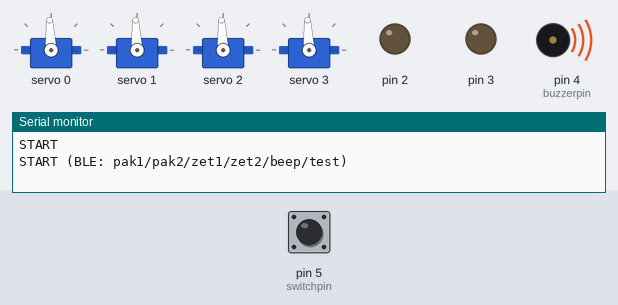
Simulated run of this sketch. Board: Arduino Uno, built with avr-gcc and run on an emulated ATmega328P. On the bench: 4 × servo, output pins drawn as LEDs (lit = HIGH), buzzer (waves = sounding, pin HIGH), the last lines printed to the serial monitor. Inputs (shaded band) come from the test bench; at power-on: pin 5 (switchpin) HIGH. Nothing arrives over Bluetooth unless stated; a phone connects over Bluetooth LE 3 s after start.

Above: at 1.9 s.
2.0 s: pin 5 (switchpin) pulled LOW for 0.15 s
At 4.6 s:
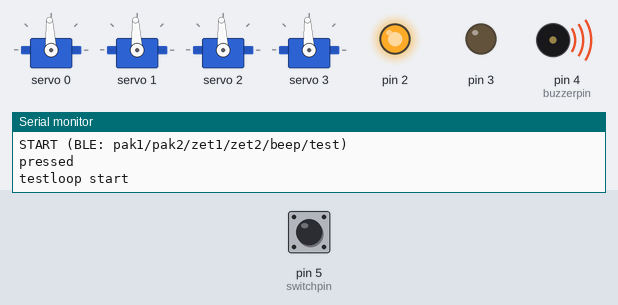
At 7.9 s:
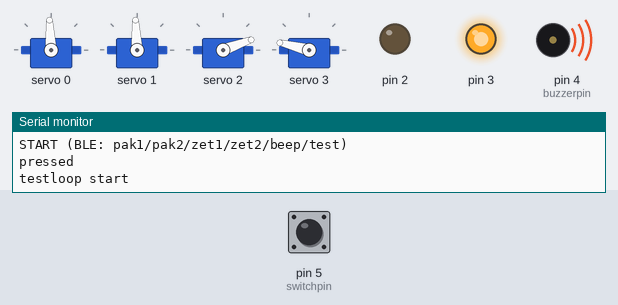
11.1 s: pin 5 (switchpin) pulled LOW for 1 s
At 16.6 s:
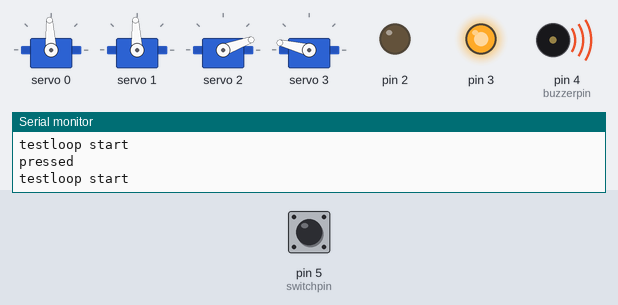
Timing chart, 0 to 21.1 s (numbered marks = the images above; inputs shaded):
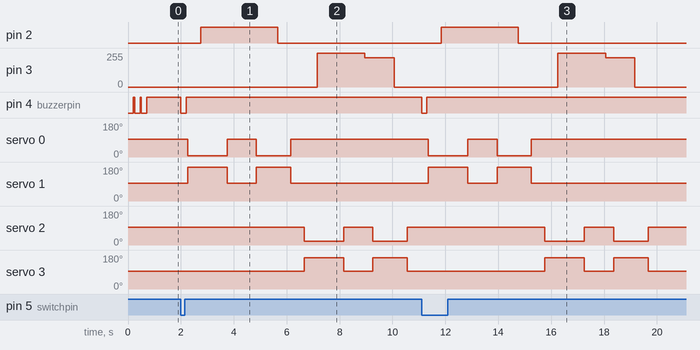

The sketch:

pakker24ghz-receiver-v2.ino
```cpp
#include <Arduino.h>
#include <ArduinoBLE.h>

#include <Adafruit_PWMServoDriver.h>
#define buzzerpin 4
#define switchpin 5


const byte address[6] = "00002";

const int SERVOMIN = 120; // this is the 'minimum' pulse length count (out of 4096)
const int SERVOMAX = 620; // this is the 'maximum' pulse length count (out of 4096)
const int SERVO_MIDDLE = (SERVOMAX-SERVOMIN)/2+SERVOMIN;
const int PULSES_DOWN_ARM1 = 220;
const int PULSES_DOWN_ARM2 = 185;
const int TIMEOUT_MAGNET = 20000;

const int MAGNET_OFF = 0;
const int MAGNET_ON = 255;
const int MAGNET_HOLD = 220;

const char* DEVICE_NAME = "NanoESP32-Pakker";
BLEService service("6E400001-B5A3-F393-E0A9-E50E24DCCA9E"); // NUS-achtig
BLEStringCharacteristic rxChar(
  "6E400002-B5A3-F393-E0A9-E50E24DCCA9E",
  BLEWrite | BLEWriteWithoutResponse,
  32
);


Adafruit_PWMServoDriver pwm= Adafruit_PWMServoDriver(0x40);

// BLE/Timing helpers to keep BLE responsive during long actions
volatile bool busy = false;

void shortDelay(unsigned long ms){
  unsigned long end = millis() + ms;
  while ((long)(end - millis()) > 0) {
    BLE.poll();
    delay(1);
  }
}

void setup() {
  Serial.begin(9600);

  pinMode(2, OUTPUT);
  pinMode(3, OUTPUT);
  pinMode(4, OUTPUT);

  pinMode(buzzerpin , OUTPUT);
  pinMode(switchpin , INPUT_PULLUP);

  analogWrite(2, MAGNET_OFF);
  analogWrite(3, MAGNET_OFF);


  // TCCR2B = TCCR2B & B11111000 | B00000001; // for PWM frequency of 31372.55 Hz, avoind zooming of the magnet

  pwm.begin();
  pwm.setPWMFreq(60);  // Analog servos run at ~60 Hz updates
  pwm.setPWM(0, 0, SERVO_MIDDLE );
  pwm.setPWM(1, 0, SERVO_MIDDLE );
  pwm.setPWM(2, 0, SERVO_MIDDLE );
  pwm.setPWM(3, 0, SERVO_MIDDLE );

  analogWrite(2, MAGNET_OFF);
  Serial.println("START");

    // --- BLE init (ArduinoBLE) ---
  if (!BLE.begin()) {
    Serial.println("BLE init failed"); while (1) { delay(1000); }
  }
  BLE.setLocalName(DEVICE_NAME);
  BLE.setAdvertisedService(service);
  service.addCharacteristic(rxChar);
  BLE.addService(service);
  BLE.advertise();

  startBeep();
  Serial.println("START (BLE: pak1/pak2/zet1/zet2/beep/test)");


}

void handleCommand(const String& in) {
  String s = in;
  s.trim(); s.toLowerCase();
  Serial.print("BLE cmd: "); Serial.println(s);

  // Prevent overlapping long actions
  bool isAction = (s == "pak1" || s == "pak2" || s == "zet1" || s == "zet2" || s == "test");
  if (busy && isAction) {
    Serial.println("busy, ignoring: " + s);
    return;
  }

  if (s == "pak1")      { busy = true; pak1(); busy = false; }
  else if (s == "pak2") { busy = true; pak2(); busy = false; }
  else if (s == "zet1") { busy = true; zet1(); busy = false; }
  else if (s == "zet2") { busy = true; zet2(); busy = false; }
  else if (s == "beep") beep();
  else if (s == "connected") connectedBeep();
  else if (s == "test") { busy = true; testloop(); busy = false; }
}


unsigned long lastGrapTime1 = 0;
unsigned long lastGrapTime2 = 0;
unsigned long currentTime = 0;

boolean oldButtonState = true;


void loop() {
  boolean buttonState = digitalRead(switchpin);
  if (!buttonState &&  oldButtonState){
    Serial.println("pressed");
    beep();
    testloop();
  }
  oldButtonState = buttonState;


  currentTime =millis();
  if (lastGrapTime1!=-1 && (currentTime-lastGrapTime1)>TIMEOUT_MAGNET){
    // drop piece
    analogWrite(2, MAGNET_OFF);
    lastGrapTime1 = -1;
  }
  if (lastGrapTime2!=-1 && (currentTime-lastGrapTime2)>TIMEOUT_MAGNET){
    // drop piece
    analogWrite(3, MAGNET_OFF);
    lastGrapTime2 = -1;
  }


  // Verbindingen afhandelen (ArduinoBLE pattern)
  BLEDevice central = BLE.central();

  // Wachten op writes: wanneer de central iets naar rxChar schrijft:
  if (rxChar.written()) {
    handleCommand(rxChar.value());   // rxChar.value() geeft String
  }
}


void pak1(){
       pwm.setPWM(0, 0, SERVO_MIDDLE - PULSES_DOWN_ARM1 );
       pwm.setPWM(1, 0, SERVO_MIDDLE + PULSES_DOWN_ARM1 );
       shortDelay(500);// was 200
       analogWrite(2, MAGNET_ON);
       shortDelay(1000);// was 400
       pwm.setPWM(0, 0, SERVO_MIDDLE);
       pwm.setPWM(1, 0, SERVO_MIDDLE);
       shortDelay(800);// was 200
       analogWrite(2, MAGNET_HOLD);
       lastGrapTime1 = millis();
}

void pak2(){
       pwm.setPWM(2, 0, SERVO_MIDDLE - PULSES_DOWN_ARM2 );
       pwm.setPWM(3, 0, SERVO_MIDDLE + PULSES_DOWN_ARM2 );
       shortDelay(500);
       analogWrite(3, MAGNET_ON);
       shortDelay(1000);
       pwm.setPWM(2, 0, SERVO_MIDDLE);
       pwm.setPWM(3, 0, SERVO_MIDDLE);
       shortDelay(800);
       analogWrite(3, MAGNET_HOLD);
       lastGrapTime2 = millis();
}

void zet1(){
       pwm.setPWM(0, 0, SERVO_MIDDLE - PULSES_DOWN_ARM1 );
       pwm.setPWM(1, 0, SERVO_MIDDLE + PULSES_DOWN_ARM1 );
       shortDelay(800);// was 200
       analogWrite(2, MAGNET_OFF);
       shortDelay(500);// was 0
       pwm.setPWM(0, 0, SERVO_MIDDLE);
       pwm.setPWM(1, 0, SERVO_MIDDLE);
       lastGrapTime1 = -1;
}

void zet2(){
       pwm.setPWM(2, 0, SERVO_MIDDLE - PULSES_DOWN_ARM2 );
       pwm.setPWM(3, 0, SERVO_MIDDLE + PULSES_DOWN_ARM2 );
       shortDelay(800);
       analogWrite(3, MAGNET_OFF);
       shortDelay(500);// was 0
       pwm.setPWM(2, 0, SERVO_MIDDLE);
       pwm.setPWM(3, 0, SERVO_MIDDLE);
       lastGrapTime2 = -1;
}


void testloop(){
  Serial.println("testloop start");
  pak1();
  shortDelay(300);
  zet1();
  shortDelay(500);
  pak2();
  shortDelay(300);
  zet2();

}


void beep(){
    analogWrite(buzzerpin , 0);
    shortDelay(200);
    analogWrite(buzzerpin , 255);
    shortDelay(50);
}

void connectedBeep(){
  beepTime(5,500);
  shortDelay(50);
  beepTime(5,100);
  shortDelay(50);
  beepTime(5,100);
}

void startBeep() {
  beep();
  beep();
  beep();
}


void beepTime(int delayTime, int totalTime) {
  int beepCount = totalTime / delayTime;
  for (int i = 0; i < beepCount; i++) {
    analogWrite(buzzerpin, (i % 2 == 0) ? 255 : 0);
    shortDelay(delayTime);
  }
  analogWrite(buzzerpin, 255);
}
```

Measured:
- after the input at 2.0 s, pin 2: LOW → HIGH after 0.75 s, → LOW 2.9 s later; pin 3: 0/255 → 255/255 after 5.2 s, → 220/255 1.8 s later, → 0/255 1.1 s later
- after the input at 11.1 s, pin 2: LOW → HIGH after 0.75 s, → LOW 2.9 s later; pin 3: 0/255 → 255/255 after 5.2 s, → 220/255 1.8 s later, → 0/255 1.1 s later
